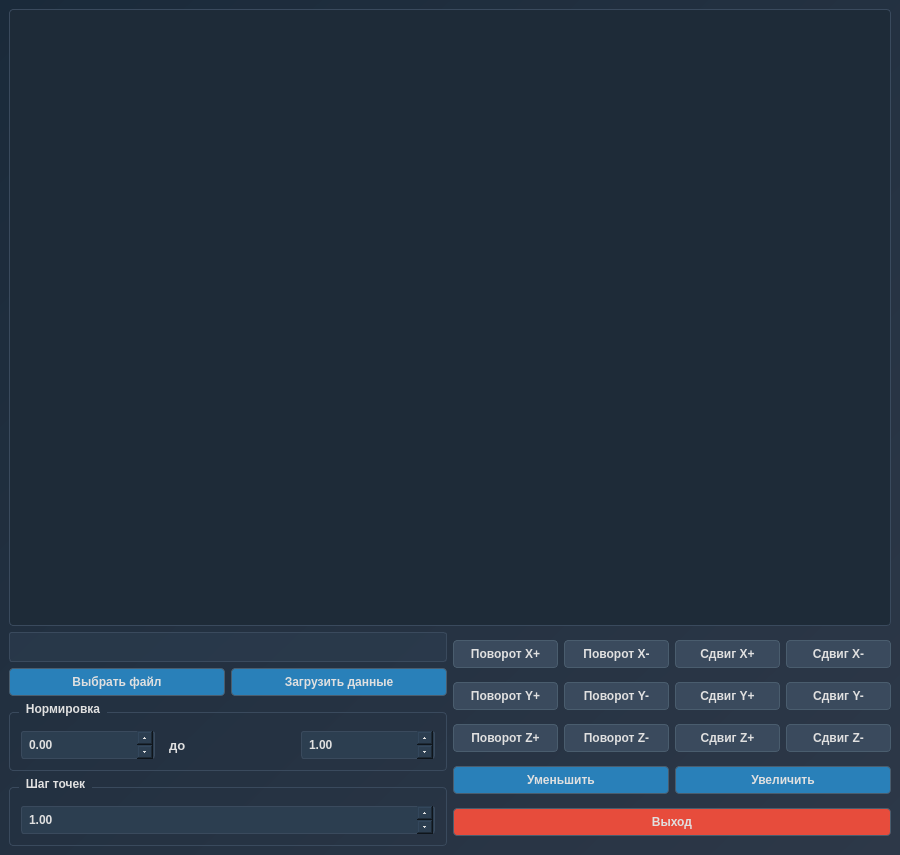
<?xml version="1.0" encoding="UTF-8"?>
<ui version="4.0">
 <class>MainWindow</class>
 <widget class="QMainWindow" name="MainWindow">
  <property name="geometry">
   <rect>
    <x>0</x>
    <y>0</y>
    <width>900</width>
    <height>855</height>
   </rect>
  </property>
  <property name="windowTitle">
   <string>Main Window</string>
  </property>
  <property name="styleSheet">
   <string notr="true">QMainWindow {
    background-color: #2D3848;
    font-family: 'Segoe UI', Arial, sans-serif;
}</string>
  </property>
  <widget class="QWidget" name="centralwidget">
   <property name="styleSheet">
    <string notr="true">QWidget#centralwidget {
   background: qlineargradient(x1:0, y1:0, x2:1, y2:1, stop:0 #1A2A3A, stop:1 #2D3848);
}
</string>
   </property>
   <layout class="QVBoxLayout" name="verticalLayout">
    <item>
     <widget class="QGraphicsView" name="graphicsView">
      <property name="minimumSize">
       <size>
        <width>600</width>
        <height>400</height>
       </size>
      </property>
      <property name="styleSheet">
       <string notr="true">QGraphicsView {
    background-color: #1E2B38;
    border: 1px solid #3A4A5D;
    border-radius: 4px;
}

QGraphicsView QScrollBar:vertical {
    background: #2C3E50;
    width: 10px;
    margin: 0px;
}

QGraphicsView QScrollBar::handle:vertical {
    background: #4A5D6E;
    min-height: 20px;
    border-radius: 4px;
}</string>
      </property>
     </widget>
    </item>
    <item>
     <layout class="QHBoxLayout" name="horizontalLayout">
      <item>
       <layout class="QVBoxLayout" name="verticalLayout_2">
        <item>
         <widget class="QLabel" name="pathLabel">
          <property name="minimumSize">
           <size>
            <width>0</width>
            <height>30</height>
           </size>
          </property>
          <property name="styleSheet">
           <string notr="true">QLabel {
    color: #E0E0E0;
    font-size: 13px;
    padding: 5px;
}

QLabel#pathLabel {
    background-color: rgba(44, 62, 80, 150);
    border: 1px solid #3A4A5D;
    border-radius: 3px;
}</string>
          </property>
          <property name="alignment">
           <set>Qt::AlignmentFlag::AlignCenter</set>
          </property>
         </widget>
        </item>
        <item>
         <layout class="QHBoxLayout" name="horizontalLayout_2">
          <item>
           <widget class="QPushButton" name="filePushButton">
            <property name="minimumSize">
             <size>
              <width>0</width>
              <height>0</height>
             </size>
            </property>
            <property name="font">
             <font>
              <bold>true</bold>
             </font>
            </property>
            <property name="styleSheet">
             <string notr="true">QPushButton {
     background-color: #2980B9;
    border: 1px solid #4A5D6E;
    border-radius: 4px;
    color: #E0E0E0;
    padding: 6px 12px;
}

QPushButton:hover {
    background-color: #4A5D6E;
    border-color: #5B6E80;
}

QPushButton:pressed {
    background-color: #2C3E50;
    padding: 7px 11px 5px 13px;
}</string>
            </property>
            <property name="text">
             <string>Выбрать файл</string>
            </property>
           </widget>
          </item>
          <item>
           <widget class="QPushButton" name="uploadPushButton">
            <property name="minimumSize">
             <size>
              <width>0</width>
              <height>0</height>
             </size>
            </property>
            <property name="font">
             <font>
              <bold>true</bold>
             </font>
            </property>
            <property name="styleSheet">
             <string notr="true">QPushButton {
     background-color: #2980B9;
    border: 1px solid #4A5D6E;
    border-radius: 4px;
    color: #E0E0E0;
    padding: 6px 12px;
}

QPushButton:hover {
    background-color: #4A5D6E;
    border-color: #5B6E80;
}

QPushButton:pressed {
    background-color: #2C3E50;
    padding: 7px 11px 5px 13px;
}</string>
            </property>
            <property name="text">
             <string>Загрузить данные</string>
            </property>
           </widget>
          </item>
         </layout>
        </item>
        <item>
         <widget class="QGroupBox" name="groupBox_3">
          <property name="font">
           <font>
            <bold>true</bold>
           </font>
          </property>
          <property name="styleSheet">
           <string notr="true">QGroupBox {
    border: 1px solid #3A4A5D;
    border-radius: 4px;
    margin-top: 10px;
    padding-top: 15px;
}

QGroupBox::title {
    subcontrol-origin: margin;
    left: 10px;
    padding: 0 5px;
    color: #E0E0E0;
    font-weight: bold;
}</string>
          </property>
          <property name="title">
           <string>Нормировка</string>
          </property>
          <layout class="QHBoxLayout" name="horizontalLayout_3">
           <item>
            <widget class="QDoubleSpinBox" name="normASpinBox">
             <property name="font">
              <font>
               <bold>true</bold>
              </font>
             </property>
             <property name="styleSheet">
              <string notr="true">QDoubleSpinBox, QSpinBox {
    background-color: #2C3E50;
    border: 1px solid #3A4A5D;
    border-radius: 3px;
    color: #E0E0E0;
    padding: 5px;
}

QDoubleSpinBox:hover, QSpinBox:hover {
    border-color: #4A5D6E;
}

QDoubleSpinBox::up-button, QSpinBox::up-button {
    width: 16px;
    subcontrol-origin: border;
    left: -2px;
}

QDoubleSpinBox::down-button, QSpinBox::down-button {
    width: 16px;
    subcontrol-origin: border;
    left: -2px;
}</string>
             </property>
             <property name="minimum">
              <double>-1000000.000000000000000</double>
             </property>
             <property name="maximum">
              <double>1000000.000000000000000</double>
             </property>
             <property name="value">
              <double>0.000000000000000</double>
             </property>
            </widget>
           </item>
           <item>
            <widget class="QLabel" name="label_2">
             <property name="font">
              <font>
               <pointsize>-1</pointsize>
               <bold>true</bold>
              </font>
             </property>
             <property name="styleSheet">
              <string notr="true">QLabel {
    color: #E0E0E0;
    font-size: 13px;
    padding: 5px;
}</string>
             </property>
             <property name="text">
              <string>до</string>
             </property>
            </widget>
           </item>
           <item>
            <widget class="QDoubleSpinBox" name="normBSpinBox">
             <property name="font">
              <font>
               <bold>true</bold>
              </font>
             </property>
             <property name="styleSheet">
              <string notr="true">QDoubleSpinBox, QSpinBox {
    background-color: #2C3E50;
    border: 1px solid #3A4A5D;
    border-radius: 3px;
    color: #E0E0E0;
    padding: 5px;
}

QDoubleSpinBox:hover, QSpinBox:hover {
    border-color: #4A5D6E;
}

QDoubleSpinBox::up-button, QSpinBox::up-button {
    width: 16px;
    subcontrol-origin: border;
    left: -2px;
}

QDoubleSpinBox::down-button, QSpinBox::down-button {
    width: 16px;
    subcontrol-origin: border;
    left: -2px;
}</string>
             </property>
             <property name="minimum">
              <double>-1000000.000000000000000</double>
             </property>
             <property name="maximum">
              <double>1000000.000000000000000</double>
             </property>
             <property name="value">
              <double>1.000000000000000</double>
             </property>
            </widget>
           </item>
          </layout>
         </widget>
        </item>
        <item>
         <widget class="QGroupBox" name="groupBox_4">
          <property name="font">
           <font>
            <bold>true</bold>
           </font>
          </property>
          <property name="styleSheet">
           <string notr="true">QGroupBox {
    border: 1px solid #3A4A5D;
    border-radius: 4px;
    margin-top: 10px;
    padding-top: 15px;
}

QGroupBox::title {
    subcontrol-origin: margin;
    left: 10px;
    padding: 0 5px;
    color: #E0E0E0;
    font-weight: bold;
}</string>
          </property>
          <property name="title">
           <string>Шаг точек</string>
          </property>
          <layout class="QHBoxLayout" name="horizontalLayout_4">
           <item>
            <widget class="QDoubleSpinBox" name="stepSpinBox">
             <property name="font">
              <font>
               <bold>true</bold>
              </font>
             </property>
             <property name="styleSheet">
              <string notr="true">QDoubleSpinBox, QSpinBox {
    background-color: #2C3E50;
    border: 1px solid #3A4A5D;
    border-radius: 3px;
    color: #E0E0E0;
    padding: 5px;
}

QDoubleSpinBox:hover, QSpinBox:hover {
    border-color: #4A5D6E;
}

QDoubleSpinBox::up-button, QSpinBox::up-button {
    width: 16px;
    subcontrol-origin: border;
    left: -2px;
}

QDoubleSpinBox::down-button, QSpinBox::down-button {
    width: 16px;
    subcontrol-origin: border;
    left: -2px;
}</string>
             </property>
             <property name="minimum">
              <double>1.000000000000000</double>
             </property>
             <property name="maximum">
              <double>100.000000000000000</double>
             </property>
             <property name="value">
              <double>1.000000000000000</double>
             </property>
            </widget>
           </item>
          </layout>
         </widget>
        </item>
       </layout>
      </item>
      <item>
       <layout class="QGridLayout" name="gridLayout">
        <item row="2" column="1">
         <widget class="QPushButton" name="rotateZMinusButton">
          <property name="font">
           <font>
            <bold>true</bold>
           </font>
          </property>
          <property name="styleSheet">
           <string notr="true">QPushButton {
    background-color: #3A4A5D;
    border: 1px solid #4A5D6E;
    border-radius: 4px;
    color: #E0E0E0;
    padding: 6px 12px;
}

QPushButton:hover {
    background-color: #4A5D6E;
    border-color: #5B6E80;
}

QPushButton:pressed {
    background-color: #2C3E50;
    padding: 7px 11px 5px 13px;
}</string>
          </property>
          <property name="text">
           <string>Поворот Z-</string>
          </property>
         </widget>
        </item>
        <item row="1" column="0">
         <widget class="QPushButton" name="rotateYPlusButton">
          <property name="font">
           <font>
            <bold>true</bold>
           </font>
          </property>
          <property name="styleSheet">
           <string notr="true">QPushButton {
    background-color: #3A4A5D;
    border: 1px solid #4A5D6E;
    border-radius: 4px;
    color: #E0E0E0;
    padding: 6px 12px;
}

QPushButton:hover {
    background-color: #4A5D6E;
    border-color: #5B6E80;
}

QPushButton:pressed {
    background-color: #2C3E50;
    padding: 7px 11px 5px 13px;
}</string>
          </property>
          <property name="text">
           <string>Поворот Y+</string>
          </property>
         </widget>
        </item>
        <item row="2" column="3">
         <widget class="QPushButton" name="translateZMinusButton">
          <property name="font">
           <font>
            <bold>true</bold>
           </font>
          </property>
          <property name="styleSheet">
           <string notr="true">QPushButton {
    background-color: #3A4A5D;
    border: 1px solid #4A5D6E;
    border-radius: 4px;
    color: #E0E0E0;
    padding: 6px 12px;
}

QPushButton:hover {
    background-color: #4A5D6E;
    border-color: #5B6E80;
}

QPushButton:pressed {
    background-color: #2C3E50;
    padding: 7px 11px 5px 13px;
}</string>
          </property>
          <property name="text">
           <string>Сдвиг Z-</string>
          </property>
         </widget>
        </item>
        <item row="6" column="2" colspan="2">
         <widget class="QPushButton" name="zoomInButton">
          <property name="font">
           <font>
            <bold>true</bold>
           </font>
          </property>
          <property name="styleSheet">
           <string notr="true">QPushButton {
     background-color: #2980B9;;
    border: 1px solid #4A5D6E;
    border-radius: 4px;
    color: #E0E0E0;
    padding: 6px 12px;
}

QPushButton:hover {
    background-color: #4A5D6E;
    border-color: #5B6E80;
}

QPushButton:pressed {
    background-color: #2C3E50;
    padding: 7px 11px 5px 13px;
}</string>
          </property>
          <property name="text">
           <string>Увеличить</string>
          </property>
         </widget>
        </item>
        <item row="2" column="0">
         <widget class="QPushButton" name="rotateZPlusButton">
          <property name="font">
           <font>
            <bold>true</bold>
           </font>
          </property>
          <property name="styleSheet">
           <string notr="true">QPushButton {
    background-color: #3A4A5D;
    border: 1px solid #4A5D6E;
    border-radius: 4px;
    color: #E0E0E0;
    padding: 6px 12px;
}

QPushButton:hover {
    background-color: #4A5D6E;
    border-color: #5B6E80;
}

QPushButton:pressed {
    background-color: #2C3E50;
    padding: 7px 11px 5px 13px;
}</string>
          </property>
          <property name="text">
           <string>Поворот Z+</string>
          </property>
         </widget>
        </item>
        <item row="2" column="2">
         <widget class="QPushButton" name="translateZPlusButton">
          <property name="font">
           <font>
            <bold>true</bold>
           </font>
          </property>
          <property name="styleSheet">
           <string notr="true">QPushButton {
    background-color: #3A4A5D;
    border: 1px solid #4A5D6E;
    border-radius: 4px;
    color: #E0E0E0;
    padding: 6px 12px;
}

QPushButton:hover {
    background-color: #4A5D6E;
    border-color: #5B6E80;
}

QPushButton:pressed {
    background-color: #2C3E50;
    padding: 7px 11px 5px 13px;
}</string>
          </property>
          <property name="text">
           <string>Сдвиг Z+</string>
          </property>
         </widget>
        </item>
        <item row="6" column="0" colspan="2">
         <widget class="QPushButton" name="zoomOutButton">
          <property name="font">
           <font>
            <bold>true</bold>
           </font>
          </property>
          <property name="styleSheet">
           <string notr="true">QPushButton {
     background-color: #2980B9;
    border: 1px solid #4A5D6E;
    border-radius: 4px;
    color: #E0E0E0;
    padding: 6px 12px;
}

QPushButton:hover {
    background-color: #4A5D6E;
    border-color: #5B6E80;
}

QPushButton:pressed {
    background-color: #2C3E50;
    padding: 7px 11px 5px 13px;
}</string>
          </property>
          <property name="text">
           <string>Уменьшить</string>
          </property>
         </widget>
        </item>
        <item row="0" column="3">
         <widget class="QPushButton" name="translateXMinusButton">
          <property name="font">
           <font>
            <bold>true</bold>
           </font>
          </property>
          <property name="styleSheet">
           <string notr="true">QPushButton {
    background-color: #3A4A5D;
    border: 1px solid #4A5D6E;
    border-radius: 4px;
    color: #E0E0E0;
    padding: 6px 12px;
}

QPushButton:hover {
    background-color: #4A5D6E;
    border-color: #5B6E80;
}

QPushButton:pressed {
    background-color: #2C3E50;
    padding: 7px 11px 5px 13px;
}</string>
          </property>
          <property name="text">
           <string>Сдвиг X-</string>
          </property>
         </widget>
        </item>
        <item row="1" column="3">
         <widget class="QPushButton" name="translateYMinusButton">
          <property name="font">
           <font>
            <bold>true</bold>
           </font>
          </property>
          <property name="styleSheet">
           <string notr="true">QPushButton {
    background-color: #3A4A5D;
    border: 1px solid #4A5D6E;
    border-radius: 4px;
    color: #E0E0E0;
    padding: 6px 12px;
}

QPushButton:hover {
    background-color: #4A5D6E;
    border-color: #5B6E80;
}

QPushButton:pressed {
    background-color: #2C3E50;
    padding: 7px 11px 5px 13px;
}</string>
          </property>
          <property name="text">
           <string>Сдвиг Y-</string>
          </property>
         </widget>
        </item>
        <item row="1" column="1">
         <widget class="QPushButton" name="rotateYMinusButton">
          <property name="font">
           <font>
            <bold>true</bold>
           </font>
          </property>
          <property name="styleSheet">
           <string notr="true">QPushButton {
    background-color: #3A4A5D;
    border: 1px solid #4A5D6E;
    border-radius: 4px;
    color: #E0E0E0;
    padding: 6px 12px;
}

QPushButton:hover {
    background-color: #4A5D6E;
    border-color: #5B6E80;
}

QPushButton:pressed {
    background-color: #2C3E50;
    padding: 7px 11px 5px 13px;
}</string>
          </property>
          <property name="text">
           <string>Поворот Y-</string>
          </property>
         </widget>
        </item>
        <item row="0" column="1">
         <widget class="QPushButton" name="rotateXMinusButton">
          <property name="font">
           <font>
            <bold>true</bold>
           </font>
          </property>
          <property name="styleSheet">
           <string notr="true">QPushButton {
    background-color: #3A4A5D;
    border: 1px solid #4A5D6E;
    border-radius: 4px;
    color: #E0E0E0;
    padding: 6px 12px;
}

QPushButton:hover {
    background-color: #4A5D6E;
    border-color: #5B6E80;
}

QPushButton:pressed {
    background-color: #2C3E50;
    padding: 7px 11px 5px 13px;
}</string>
          </property>
          <property name="text">
           <string>Поворот X-</string>
          </property>
         </widget>
        </item>
        <item row="1" column="2">
         <widget class="QPushButton" name="translateYPlusButton">
          <property name="font">
           <font>
            <bold>true</bold>
           </font>
          </property>
          <property name="styleSheet">
           <string notr="true">QPushButton {
    background-color: #3A4A5D;
    border: 1px solid #4A5D6E;
    border-radius: 4px;
    color: #E0E0E0;
    padding: 6px 12px;
}

QPushButton:hover {
    background-color: #4A5D6E;
    border-color: #5B6E80;
}

QPushButton:pressed {
    background-color: #2C3E50;
    padding: 7px 11px 5px 13px;
}</string>
          </property>
          <property name="text">
           <string>Сдвиг Y+</string>
          </property>
         </widget>
        </item>
        <item row="0" column="0">
         <widget class="QPushButton" name="rotateXPlusButton">
          <property name="font">
           <font>
            <bold>true</bold>
           </font>
          </property>
          <property name="styleSheet">
           <string notr="true">QPushButton {
    background-color: #3A4A5D;
    border: 1px solid #4A5D6E;
    border-radius: 4px;
    color: #E0E0E0;
    padding: 6px 12px;
}

QPushButton:hover {
    background-color: #4A5D6E;
    border-color: #5B6E80;
}

QPushButton:pressed {
    background-color: #2C3E50;
    padding: 7px 11px 5px 13px;
}</string>
          </property>
          <property name="text">
           <string>Поворот X+</string>
          </property>
         </widget>
        </item>
        <item row="0" column="2">
         <widget class="QPushButton" name="translateXPlusButton">
          <property name="font">
           <font>
            <bold>true</bold>
           </font>
          </property>
          <property name="styleSheet">
           <string notr="true">QPushButton {
    background-color: #3A4A5D;
    border: 1px solid #4A5D6E;
    border-radius: 4px;
    color: #E0E0E0;
    padding: 6px 12px;
}

QPushButton:hover {
    background-color: #4A5D6E;
    border-color: #5B6E80;
}

QPushButton:pressed {
    background-color: #2C3E50;
    padding: 7px 11px 5px 13px;
}</string>
          </property>
          <property name="text">
           <string>Сдвиг X+</string>
          </property>
         </widget>
        </item>
        <item row="8" column="0" colspan="4">
         <widget class="QPushButton" name="exitButton">
          <property name="font">
           <font>
            <bold>true</bold>
           </font>
          </property>
          <property name="styleSheet">
           <string notr="true">QPushButton {
    background-color: #E74C3C;
    border-color: #C0392B;
    border: 1px solid #4A5D6E;
    border-radius: 4px;
    color: #E0E0E0;
    padding: 6px 12px;
}

QPushButton:hover {
    background-color: #4A5D6E;
    border-color: #5B6E80;
}

QPushButton:pressed {
    background-color: #2C3E50;
    padding: 7px 11px 5px 13px;
}</string>
          </property>
          <property name="text">
           <string>Выход</string>
          </property>
         </widget>
        </item>
       </layout>
      </item>
     </layout>
    </item>
   </layout>
  </widget>
 </widget>
 <resources/>
 <connections/>
</ui>
